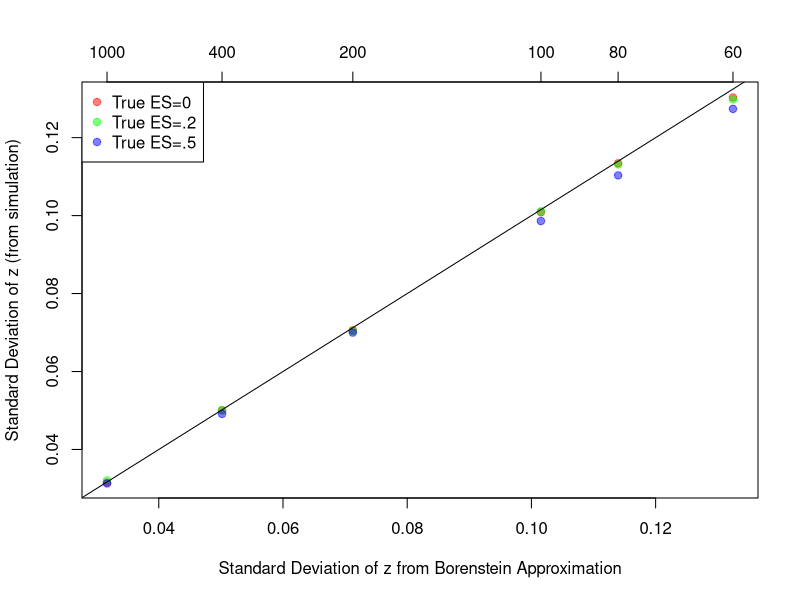

The R source for this figure:

M=10000


goSim=function(N,es)
{
d=1:M
for (m in 1:M)
{
y1=rnorm(N,0,1)
y2=rnorm(N,es,1)
s=sqrt((var(y1)+var(y2))/2)
d[m]=(mean(y2)-mean(y1))/s
}
r = d / sqrt(d ^ 2 + 4)
z=0.5 * log((1 + r) / (1 - r))
return(c(mean(z),sd(z)))
}

myN=c(30,40,50,100,200,500)
J=length(myN)
out=matrix(ncol=2,nrow=J)
for (j in 1:J) out[j,]=goSim(myN[j],0)
out.2=matrix(ncol=2,nrow=J)
for (j in 1:J) out.2[j,]=goSim(myN[j],.2)
out.5=matrix(ncol=2,nrow=J)
for (j in 1:J) out.5[j,]=goSim(myN[j],.5)

pdf('sdCheck.pdf')
tform=sqrt(1/(2*myN-3))
plot(tform,out[,2],pch=19,col=rgb(1,0,0,.5),xlab="Standard Deviation of z from Borenstein Approximation",ylab="Standard Deviation of z (from simulation)")
points(tform,out.2[,2],pch=19,col=rgb(0,1,0,.5))
points(tform,out.5[,2],pch=19,col=rgb(0,0,1,.5))
legend("topleft",legend=c("True ES=0","True ES=.2","True ES=.5"),pch=19,col=c(rgb(1,0,0,.5),rgb(0,1,0,.5),rgb(0,0,1,.5)))
abline(0,1)
axis(3,at=tform,label=2*myN)
dev.off()


